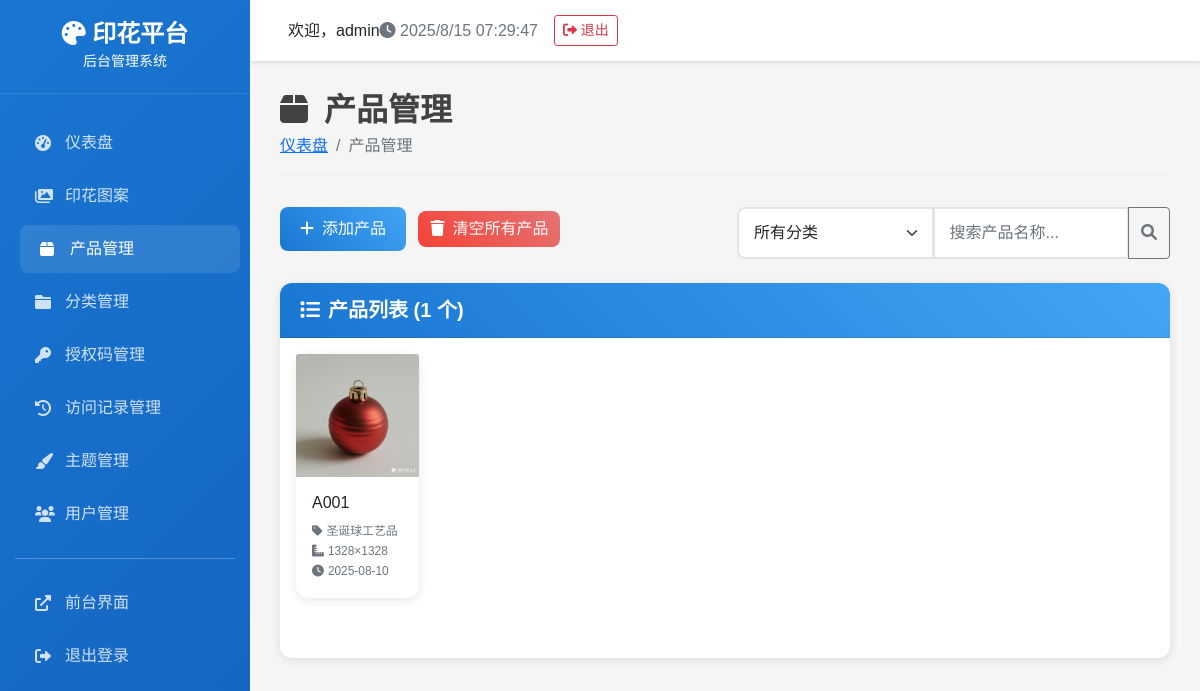
Screenshot of /products (signed in) with the database file from the repository.
### tables this page shows
CREATE TABLE products (
            id INTEGER PRIMARY KEY AUTOINCREMENT,
            title TEXT NOT NULL,
            category_id INTEGER NOT NULL,
            product_image TEXT NOT NULL,
            depth_image TEXT NOT NULL,
            product_image_path TEXT NOT NULL,
            depth_image_path TEXT NOT NULL,
            upload_time DATETIME DEFAULT CURRENT_TIMESTAMP,
            image_width INTEGER DEFAULT 0,
            image_height INTEGER DEFAULT 0,
            is_active BOOLEAN DEFAULT 1,
            FOREIGN KEY (category_id) REFERENCES product_categories (id)
        );

CREATE TABLE product_categories (
            id INTEGER PRIMARY KEY AUTOINCREMENT,
            name TEXT NOT NULL UNIQUE,
            is_default BOOLEAN DEFAULT 0,
            sort_order INTEGER DEFAULT 0,
            is_active BOOLEAN DEFAULT 1,
            created_time DATETIME DEFAULT CURRENT_TIMESTAMP
        );

### admin_app.py (the view)
    def decorated_function(*args, **kwargs):
        if 'admin_user_id' not in session:
            return redirect(url_for('login'))
        return f(*args, **kwargs)

### admin_app.py (called while the page is built)
def login_required(f):
    def decorated_function(*args, **kwargs):
        if 'admin_user_id' not in session:
            return redirect(url_for('login'))
        return f(*args, **kwargs)
    decorated_function.__name__ = f.__name__
    return decorated_function

@app.route('/products')
@login_required
def products():
    try:
        products = DatabaseManager.get_products() or []
        categories = DatabaseManager.get_categories() or []
    except Exception as e:
        print(f"获取产品数据失败: {e}")
        products = []
        categories = []
    return render_template('admin/products.html', products=products, categories=categories)

### backend/database.py (called while the page is built)
def get_db_connection():
    conn = sqlite3.connect(DATABASE_PATH)
    conn.row_factory = sqlite3.Row
    return conn

    @staticmethod
    def execute_query(query: str, params: tuple = ()) -> List[Dict[str, Any]]:
        conn = get_db_connection()
        cursor = conn.cursor()
        cursor.execute(query, params)
        results = [dict(row) for row in cursor.fetchall()]
        conn.close()
        return results

    @staticmethod
    def get_categories(active_only: bool = True) -> List[Dict[str, Any]]:
        query = "SELECT * FROM product_categories"
        if active_only:
            query += " WHERE is_active = 1"
        query += " ORDER BY sort_order, created_time"
        return DatabaseManager.execute_query(query)

    @staticmethod
    def get_products(category_id: Optional[int] = None, active_only: bool = True) -> List[Dict[str, Any]]:
        query = '''
            SELECT p.*, c.name as category_name
            FROM products p
            LEFT JOIN product_categories c ON p.category_id = c.id
        '''
        params = []
        conditions = []
        if active_only:
            conditions.append("p.is_active = 1")
        if category_id:
            conditions.append("p.category_id = ?")
            params.append(category_id)
        if conditions:
            query += " WHERE " + " AND ".join(conditions)
        query += " ORDER BY p.upload_time DESC"
        return DatabaseManager.execute_query(query, tuple(params))

### templates/admin/products.html (shortened to what this page needs)
{% extends "admin/base.html" %}
{% block content %}
<div class="page-header">
    <h1><i class="fas fa-box me-3"></i>产品管理</h1>
    <nav aria-label="breadcrumb">
        <ol class="breadcrumb">
            <li class="breadcrumb-item"><a href="{{ url_for('index') }}">仪表盘</a></li>
            <li class="breadcrumb-item active">产品管理</li>
        </ol>
    </nav>
</div>
<div class="row mb-4">
    <div class="col-md-6">
        <button type="button" class="btn btn-primary" data-bs-toggle="modal" data-bs-target="#addProductModal">
            <i class="fas fa-plus me-2"></i>添加产品
        </button>
        <button type="button" class="btn btn-danger ms-2" onclick="clearAllProducts()">
            <i class="fas fa-trash me-2"></i>清空所有产品
        </button>
    </div>
    <div class="col-md-6">
        <div class="input-group">
            <select class="form-select" id="categoryFilter">
                <option value="">所有分类</option>
            </select>
            <input type="text" class="form-control" id="searchInput" placeholder="搜索产品名称...">
            <button class="btn btn-outline-secondary" type="button">
                <i class="fas fa-search"></i>
            </button>
        </div>
    </div>
</div>
<div class="card">
    <div class="card-header">
        <h5><i class="fas fa-list me-2"></i>产品列表 ({{ products|length }} 个)</h5>
    </div>
    <div class="card-body">
        {% if products %}
        <div class="row" id="productsGrid">
            {% for product in products %}
            <div class="col-lg-2 col-md-3 col-sm-4 col-6 mb-4 product-item" data-name="{{ (product.name if product.name else product.title if product.title else '')|lower }}" data-category="{{ product.category_id }}">
                <div class="card product-card">
                    <div class="product-image-container">
                        {% set image_file = product.image_path if product.image_path else (product.product_image if product.product_image else 'no-image.png') %}
                        <img src="{{ url_for('uploaded_file', filename='products/' ~ image_file) }}"
                             class="card-img-top product-image" alt="{{ product.title if product.title else '产品' }}"
                             onerror="this.src='{{ url_for('static', filename='images/no-image.png') }}'">
                    </div>
                    <div class="card-body">
                        <h6 class="card-title">{{ product.title if product.title else '未命名产品' }}</h6>
                        <div class="product-info">
                            <small class="text-muted">
                                <i class="fas fa-tag me-1"></i>{{ product.category_name if product.category_name else '未分类' }}
                            </small>
                            <br>
                            <small class="text-muted">
                                {% set width = product.width if product.width else (product.image_width if product.image_width else 0) %}
                                {% set height = product.height if product.height else (product.image_height if product.image_height else 0) %}
                                <i class="fas fa-ruler-combined me-1"></i>{{ width }}×{{ height }}
                            </small>
                            <br>
                            <small class="text-muted">
                                <i class="fas fa-clock me-1"></i>{{ product.upload_time[:10] if product.upload_time else '未知' }}
                            </small>
                        </div>
                    </div>
                </div>
            </div>
            {% endfor %}
        </div>
        {% else %}
        <div class="text-center py-5">
            <i class="fas fa-box fa-3x text-muted mb-3"></i>
            <h5 class="text-muted">暂无产品</h5>
            <p class="text-muted">点击上方"添加产品"按钮开始添加产品</p>
        </div>
        {% endif %}
    </div>
</div>
{% endblock %}

### templates/admin/base.html (style rules this page uses)
:root { --primary-color: #1976d2; --secondary-color: #424242; --success-color: #4caf50; --warning-color: #ff9800; --danger-color: #f44336; --sidebar-width: 250px; }
body { font-family: 'Microsoft YaHei', Arial, sans-serif; background-color: #f5f5f5; }
.page-header { margin-bottom: 30px; }
.page-header h1 { color: var(--secondary-color); font-size: 2rem; font-weight: 600; margin: 0; }
.page-header .breadcrumb { background: none; padding: 0; margin: 5px 0 0 0; }
.card { border: none; border-radius: 12px; box-shadow: 0 2px 10px rgba(0,0,0,0.1); margin-bottom: 20px; }
.card-header { background: linear-gradient(45deg, var(--primary-color), #42a5f5); color: white; border-radius: 12px 12px 0 0 !important; padding: 15px 20px; }
.card-header h5 { margin: 0; font-weight: 600; }
.btn-primary { background: linear-gradient(45deg, var(--primary-color), #42a5f5); border: none; border-radius: 8px; padding: 10px 20px; font-weight: 500; }
.btn-danger { background: linear-gradient(45deg, var(--danger-color), #e57373); border: none; border-radius: 8px; }
.form-control, .form-select { border-radius: 8px; border: 2px solid #e1e5e9; padding: 12px 15px; }

### templates/admin/products.html (style rules this page uses)
.product-card { transition: all 0.3s ease; border: none; box-shadow: 0 2px 10px rgba(0,0,0,0.1); }
.product-image-container { position: relative; overflow: hidden; aspect-ratio: 1; width: 100%; }
.product-image { width: 100%; height: 100%; object-fit: cover; transition: transform 0.3s ease; }
.product-info { font-size: 0.85rem; }
.page-header { margin-bottom: 2rem; padding-bottom: 1rem; border-bottom: 1px solid #eee; }

### rows the page displays
products: product_image+title (picture), title "A001", name "圣诞球工艺品", image_width "1328", image_height "1328", upload_time "2025-08-10"

### other values shown
{{ session.admin_username or 'Admin' }} "admin"
{{ products|length }} "1"
